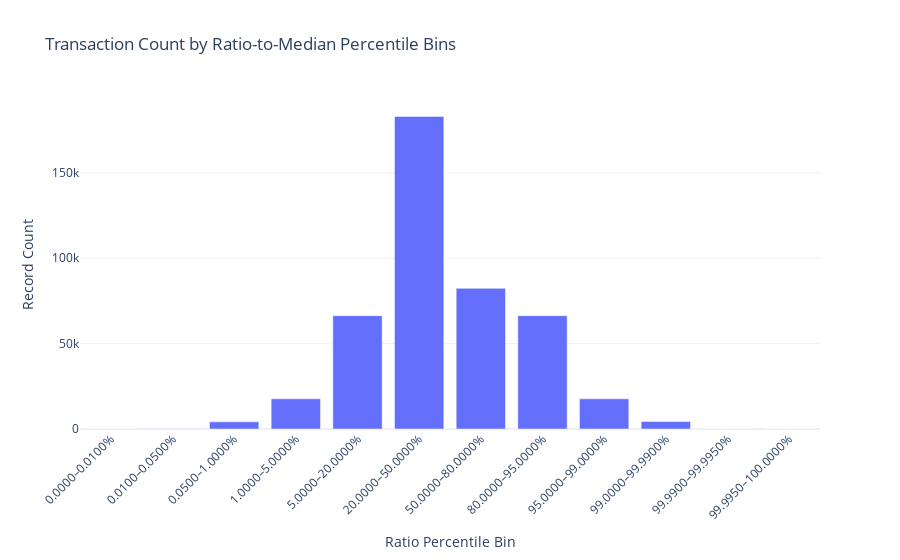

The cell this chart's notebook holds for it:
### Markdown cell above
### 2. Ratio to Median Transaction by Merchant x Merchant Category Code

Same as the previous feature, but using median instead of average. This will help us identify transactions that are significantly higher or lower than the median for a given merchant and MCC combination.

### Code cell
# 1. Compute median Amount for each (Vendor, MCC) combination
vendor_mcc_median = (
    df
    .groupby(['Vendor', 'Merchant Category Code (MCC)'])['Amount']
    .median()
    .reset_index(name='vendor_mcc_median')
    .sort_values(by=['Vendor', 'Merchant Category Code (MCC)'], ascending=False)
)

print(vendor_mcc_median.head(10))
print("\n---------------------------\n")
print(f"Vendor MCC with Median 0: {vendor_mcc_median[(vendor_mcc_median['vendor_mcc_median'] == 0) & 
                                                     (vendor_mcc_median['vendor_mcc_median'] != 0.01)].shape[0]:,} rows")

print("\n---------------------------\n")

# 2. Merge the median back onto the original DataFrame
df2 = df.merge(
    vendor_mcc_median,
    on=['Vendor', 'Merchant Category Code (MCC)'],
    how='left'
)

# 3. Compute the ratio of each transaction to its group median
df2['ratio_to_vendor_mcc_median'] = np.where(
    df2['vendor_mcc_median'] == 0,
    0,
    df2['Amount'] / df2['vendor_mcc_median']
)

# 4. Inspect the results
print(df2[['Vendor', 'Merchant Category Code (MCC)', 'Amount', 
           'vendor_mcc_median', 'ratio_to_vendor_mcc_median']].head(10))
print("\n---------------------------\n")
print(df2['ratio_to_vendor_mcc_median'].describe())
print("\n---------------------------\n")


# 5. Define percentiles for binning
percentiles = [0, 0.0001, 0.0005, 0.01, 0.05, 0.2, 0.5, 0.8, 0.95, 0.99, 0.9999, 0.99995, 1.0]

# 6. Generate human-readable bin labels
bin_labels = [
    f"{percentiles[i]*100:.4f}–{percentiles[i+1]*100:.4f}%"
    for i in range(len(percentiles) - 1)
]

# 7. Create the binned variable on df1
df2['ratio_bin'] = pd.qcut(
    df2['ratio_to_vendor_mcc_median'],
    q=percentiles,
    labels=bin_labels
)

# 8. Count number of records in each bin
bin_counts = (
    df2['ratio_bin']
    .value_counts()
    .sort_index()
    .reset_index(name='count')
    .rename(columns={'index': 'ratio_bin'})
)

# 9. Plot with Plotly
fig = px.bar(
    bin_counts,
    x='ratio_bin',
    y='count',
    title='Transaction Count by Ratio-to-Median Percentile Bins',
    labels={'ratio_bin': 'Ratio Percentile Bin', 'count': 'Record Count'},
    template='plotly_white'
)
fig.update_layout(xaxis_tickangle=-45)
fig.show()

print("\n---------------------------\n")

# 10. Show bin-level statistics
print("Ratio bins and their statistics relative to vendor-MCC median:")
print(df2.groupby('ratio_bin')['ratio_to_vendor_mcc_median']
        .agg(['count', 'min', 'max'])
        .reset_index())

print("\n---------------------------\n")

# 11. Inspect extreme ratios
print("Extremely low ratios (< 0):")
display(df2[df2['ratio_to_vendor_mcc_median'] < 0]
        .sort_values('ratio_to_vendor_mcc_median')
        .head())

print("\n---------------------------\n")

print("Extremely high ratios (> 100):")
display(df2[df2['ratio_to_vendor_mcc_median'] > 100]
        .sort_values('ratio_to_vendor_mcc_median', ascending=False)
        .head())

### Figure 1 — Plotly figure (JSON) as saved in the notebook; plotly's stock layout.template omitted (floating-point values rounded to 4 significant figures)
{"data": [{"hovertemplate": "Ratio Percentile Bin=%{x}<br>Record Count=%{y}<extra></extra>", "legendgroup": "", "marker": {"color": "#636efa", "pattern": {"shape": ""}}, "name": "", "orientation": "v", "showlegend": false, "textposition": "auto", "type": "bar", "x": ["0.0000–0.0100%", "0.0100–0.0500%", "0.0500–1.0000%", "1.0000–5.0000%", "5.0000–20.0000%", "20.0000–50.0000%", "50.0000–80.0000%", "80.0000–95.0000%", "95.0000–99.0000%", "99.0000–99.9900%", "99.9900–99.9950%", "99.9950–100.0000%"], "xaxis": "x", "y": [45, 177, 4203, 17698, 66369, 183074, 82400, 66370, 17697, 4380, 22, 23], "yaxis": "y"}], "layout": {"barmode": "relative", "legend": {"tracegroupgap": 0}, "title": {"text": "Transaction Count by Ratio-to-Median Percentile Bins"}, "xaxis": {"anchor": "y", "domain": [0, 1], "tickangle": -45, "title": {"text": "Ratio Percentile Bin"}}, "yaxis": {"anchor": "x", "domain": [0, 1], "title": {"text": "Record Count"}}}}
